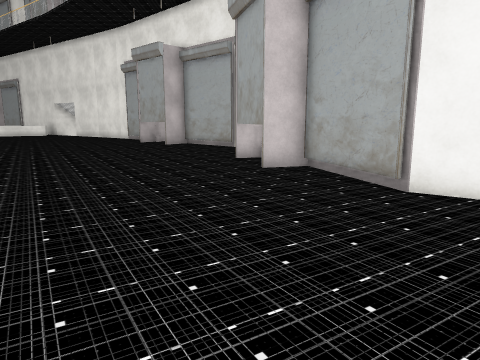
view 1 (above)

20 first-person views from a walk through a 3-D level made in the Unity game engine. The camera is 1.4 m above the floor, tilts 10° down and sees 70° across. The floor is counted in squares, 1 m on a side. Each view is taken from the middle of a square. On the plan, view 1 faces up. The plan holds only what a view shows up to about 15 squares ahead; the rest is blank. The place goes on beyond the plan. The player is left out. Some surface patterns are stand-ins.

view 2
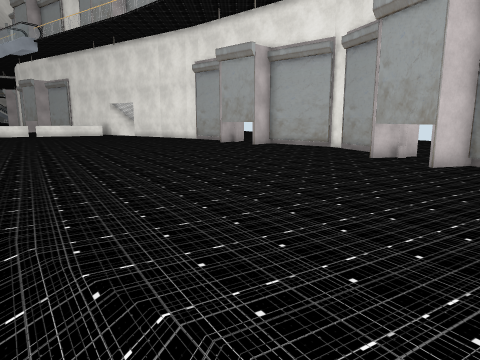

view 3
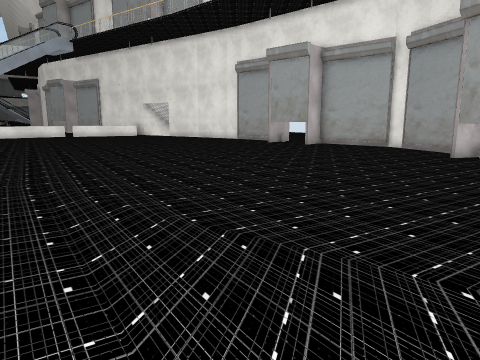

view 4
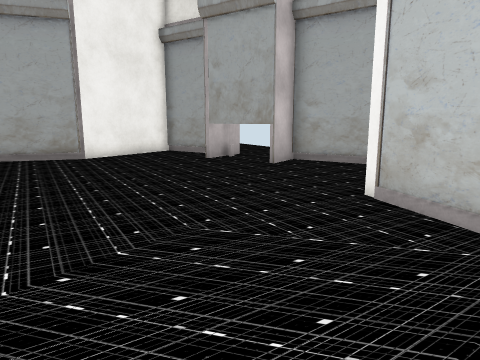

view 5
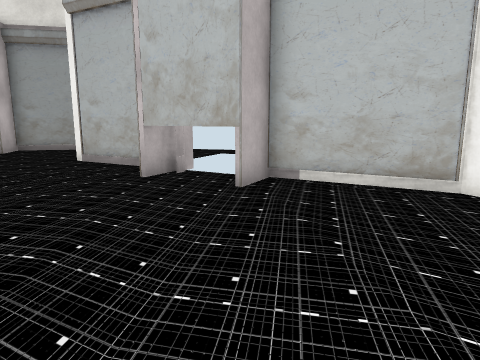

view 6
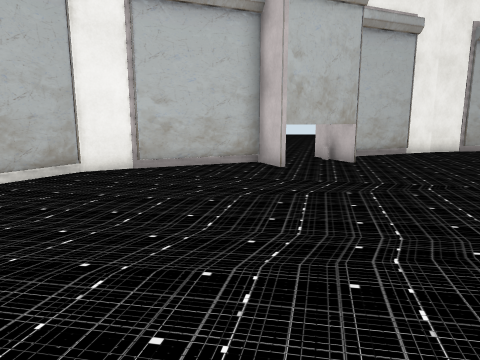

view 7
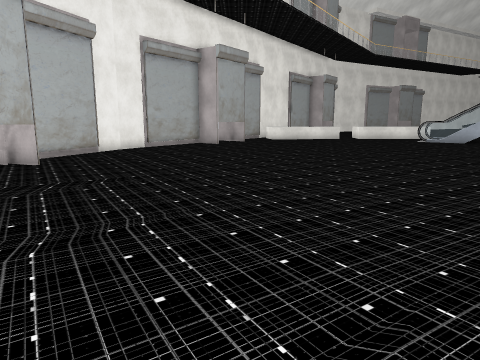

view 8
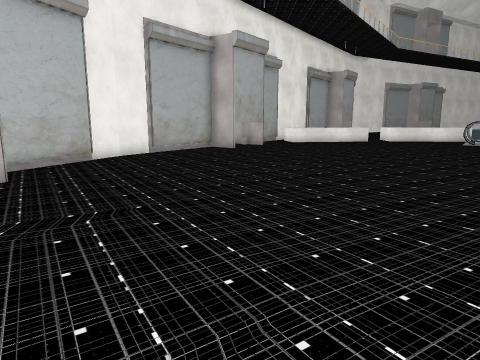

view 9
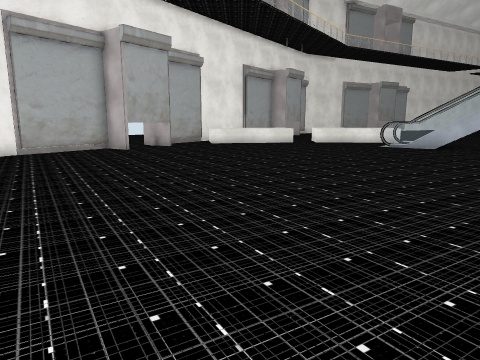

view 10
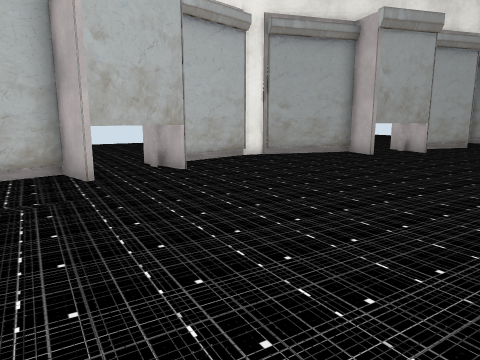

view 11
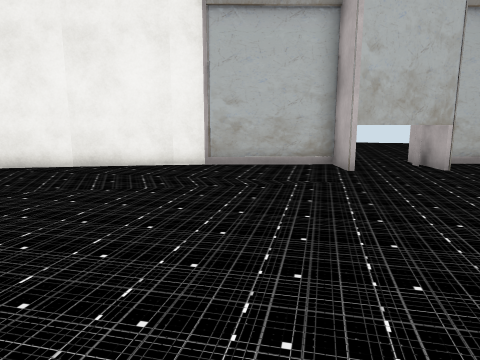

view 12
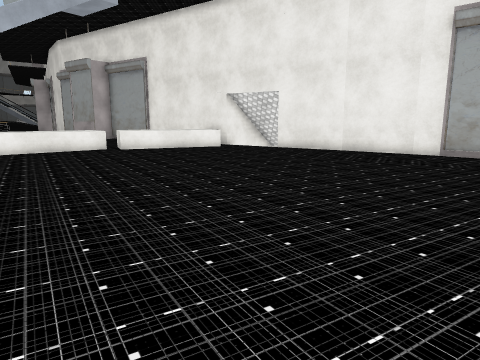

view 13
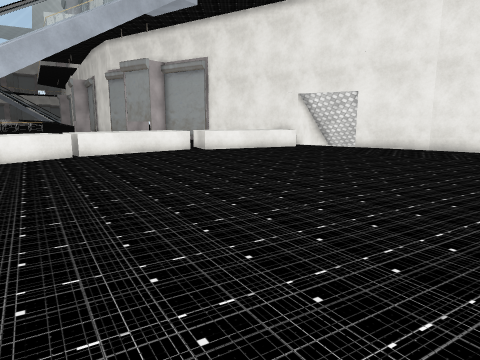

view 14
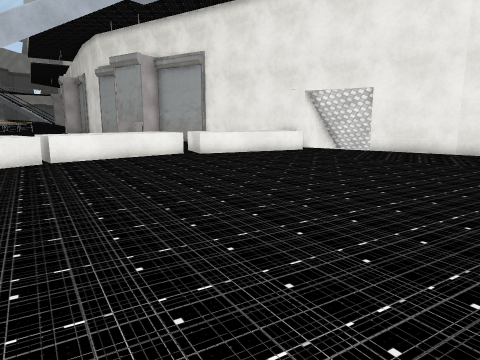

view 15
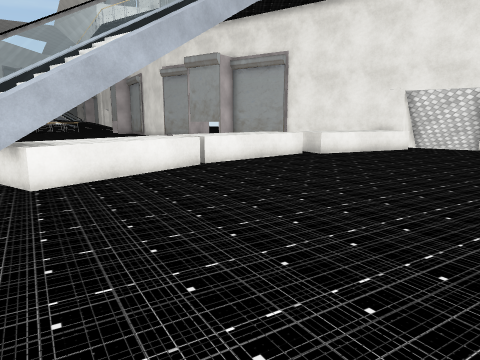

view 16
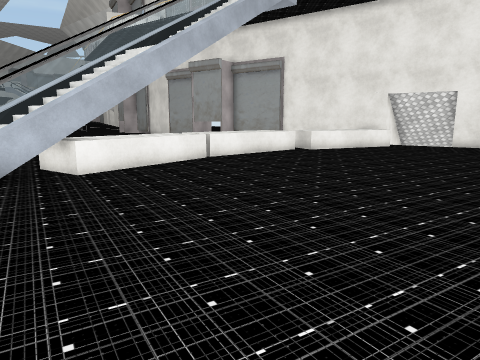

view 17
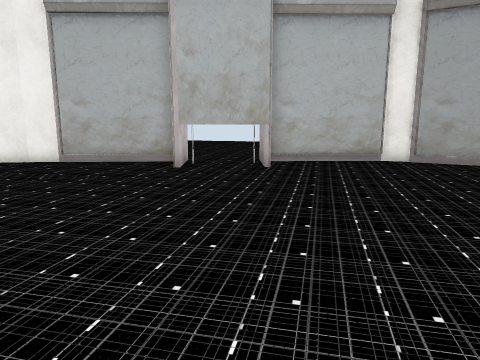

view 18
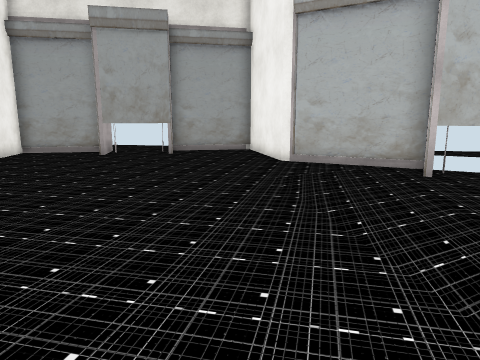

view 19
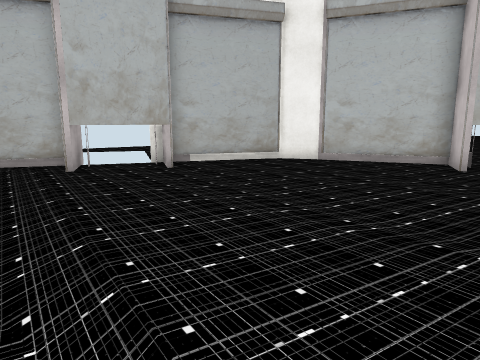

view 20
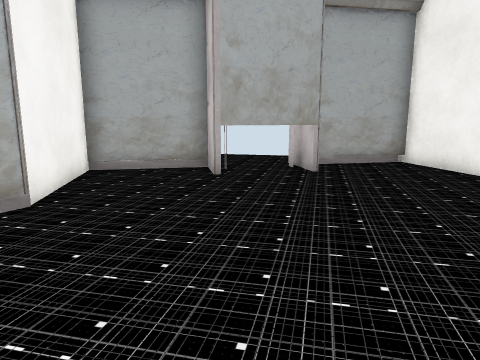

### Floor plan
Key: @ floor where view 1 was taken; # wall or solid block; . floor; = window, fence, low wall or low ledge; ^ raised ledge; T thing the floor can be seen under or through; O other object.
Columns run from 29 left of view 1 to 7 right of it. Each row starts with its distance up from view 1.
 29     .^^^^^......##
 28    ^^^^..........##
 27   ^^^^.............#
 26   ^^^...............##
 25  =#^.................#O
 24  #=...................#O ......
 23  =.....................#T......
 22 #^.....................TT.....
 21 #......................TTTT
 20 .........................TTO
 19 ...........................OO
 18 .............................#
 17 .............................#
 16 .............................##
 15 ..............................#
 14 ..............................#.
 13 .............................##.
 12 .............................#.
 11 ..............................##
 10 ..............................###
  9 ................................#
  8 ................................#
  7 ................................#
  6 .................................##
  5 ...................................##
  4 ....................................#
  3 ...................................##
  2 #................................###
  1 ###.............................###
  0   ###........................@..#
 -1     #######.....................#
 -2           ##.......#########....#
 -3           ###......##      ###.##
 -4             ###..###         ###
 -5               ####

Positions as (right, up) in squares from view 1, and headings:
1: (0, 0), facing up
2: (-5, 0), facing up
3: (-8, 0), facing up
4: (-9, 1), facing right
5: (-15, 3), facing down-right
6: (-10, 5), facing down-left
7: (-10, 6), facing left
8: (-13, 5), facing left
9: (-14, 10), facing left
10: (-14, 18), facing right
11: (-15, 17), facing up-right
12: (-16, 12), facing up
13: (-20, 12), facing up
14: (-20, 14), facing up
15: (-25, 14), facing up
16: (-25, 12), facing up
17: (-12, 13), facing up-right
18: (-10, 8), facing down-right
19: (-12, 8), facing down
20: (-3, 8), facing down-right
